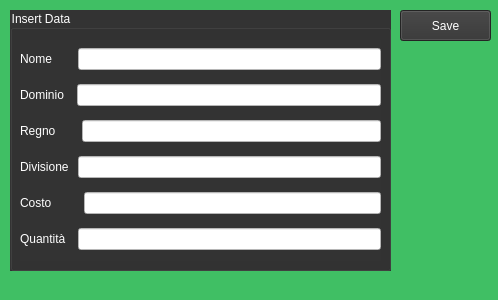
<?xml version="1.0" encoding="UTF-8"?>
<ui version="4.0">
 <class>Insert</class>
 <widget class="QDockWidget" name="Insert">
  <property name="geometry">
   <rect>
    <x>0</x>
    <y>0</y>
    <width>498</width>
    <height>300</height>
   </rect>
  </property>
  <property name="autoFillBackground">
   <bool>true</bool>
  </property>
  <property name="styleSheet">
   <string notr="true">background-color:rgb(64, 191, 100);
color:rgb(48, 48, 48);</string>
  </property>
  <property name="windowTitle">
   <string/>
  </property>
  <widget class="QWidget" name="dockWidgetContents">
   <widget class="QGroupBox" name="groupBox">
    <property name="geometry">
     <rect>
      <x>10</x>
      <y>10</y>
      <width>381</width>
      <height>261</height>
     </rect>
    </property>
    <property name="styleSheet">
     <string notr="true">background-color:rgb(51, 51, 51);
color:rgb(255, 255, 255);
</string>
    </property>
    <property name="title">
     <string>Insert Data</string>
    </property>
    <widget class="QWidget" name="">
     <property name="geometry">
      <rect>
       <x>10</x>
       <y>30</y>
       <width>361</width>
       <height>221</height>
      </rect>
     </property>
     <layout class="QVBoxLayout" name="verticalLayout">
      <item>
       <layout class="QHBoxLayout" name="horizontalLayout">
        <item>
         <widget class="QLabel" name="label">
          <property name="text">
           <string>Nome      </string>
          </property>
         </widget>
        </item>
        <item>
         <widget class="QLineEdit" name="lineEdit_nome">
          <property name="styleSheet">
           <string notr="true">background-color:rgb(255, 255, 255);
color:rgb(48, 48, 48);

</string>
          </property>
         </widget>
        </item>
       </layout>
      </item>
      <item>
       <layout class="QHBoxLayout" name="horizontalLayout_2">
        <item>
         <widget class="QLabel" name="label_2">
          <property name="text">
           <string>Dominio  </string>
          </property>
         </widget>
        </item>
        <item>
         <widget class="QLineEdit" name="lineEdit_dominio">
          <property name="styleSheet">
           <string notr="true">background-color:rgb(255, 255, 255);
color:rgb(48, 48, 48);

</string>
          </property>
         </widget>
        </item>
       </layout>
      </item>
      <item>
       <layout class="QHBoxLayout" name="horizontalLayout_3">
        <item>
         <widget class="QLabel" name="label_3">
          <property name="text">
           <string>Regno      </string>
          </property>
         </widget>
        </item>
        <item>
         <widget class="QLineEdit" name="lineEdit_regno">
          <property name="styleSheet">
           <string notr="true">background-color:rgb(255, 255, 255);
color:rgb(48, 48, 48);

</string>
          </property>
         </widget>
        </item>
       </layout>
      </item>
      <item>
       <layout class="QHBoxLayout" name="horizontalLayout_4">
        <item>
         <widget class="QLabel" name="label_4">
          <property name="text">
           <string>Divisione </string>
          </property>
         </widget>
        </item>
        <item>
         <widget class="QLineEdit" name="lineEdit_divisione">
          <property name="styleSheet">
           <string notr="true">background-color:rgb(255, 255, 255);
color:rgb(48, 48, 48);

</string>
          </property>
         </widget>
        </item>
       </layout>
      </item>
      <item>
       <layout class="QHBoxLayout" name="horizontalLayout_5">
        <item>
         <widget class="QLabel" name="label_5">
          <property name="text">
           <string>Costo        </string>
          </property>
         </widget>
        </item>
        <item>
         <widget class="QLineEdit" name="lineEdit_costo">
          <property name="styleSheet">
           <string notr="true">background-color:rgb(255, 255, 255);
color:rgb(48, 48, 48);

</string>
          </property>
         </widget>
        </item>
       </layout>
      </item>
      <item>
       <layout class="QHBoxLayout" name="horizontalLayout_6">
        <item>
         <widget class="QLabel" name="label_6">
          <property name="text">
           <string>Quantità  </string>
          </property>
         </widget>
        </item>
        <item>
         <widget class="QLineEdit" name="lineEdit_quantita">
          <property name="styleSheet">
           <string notr="true">background-color:rgb(255, 255, 255);
color:rgb(48, 48, 48);

</string>
          </property>
         </widget>
        </item>
       </layout>
      </item>
     </layout>
    </widget>
   </widget>
   <widget class="QPushButton" name="pushButton">
    <property name="geometry">
     <rect>
      <x>400</x>
      <y>10</y>
      <width>91</width>
      <height>31</height>
     </rect>
    </property>
    <property name="styleSheet">
     <string notr="true">background-color:rgb(51, 51, 51);
color:rgb(255, 255, 255);
</string>
    </property>
    <property name="text">
     <string>Save</string>
    </property>
   </widget>
  </widget>
 </widget>
 <resources/>
 <connections/>
</ui>
